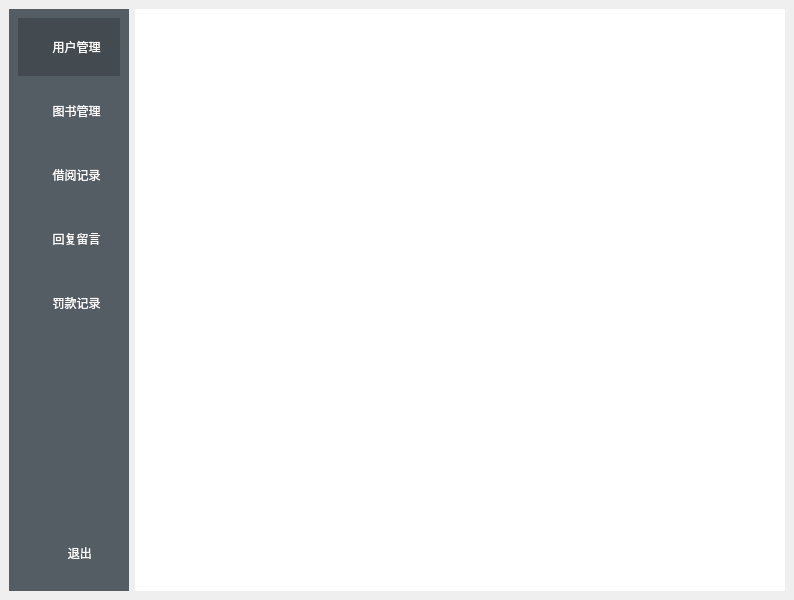
<?xml version="1.0" encoding="UTF-8"?>
<ui version="4.0">
 <class>Cell_Main</class>
 <widget class="QMainWindow" name="Cell_Main">
  <property name="geometry">
   <rect>
    <x>0</x>
    <y>0</y>
    <width>794</width>
    <height>600</height>
   </rect>
  </property>
  <property name="windowTitle">
   <string>Cell_Main</string>
  </property>
  <widget class="QWidget" name="centralwidget">
   <property name="styleSheet">
    <string notr="true">QWidget#tool {background-color:rgb(84,92,100);}
QWidget#tool QToolButton{border:none;background:rgb(84,92,100);color:white;min-height:55px;font:14px&quot;楷体&quot;;padding-left:12px;}
QWidget#tool QToolButton:checked{border:none;background:rgb(67,74,80);}
QStackedWidget#stackedWidget{background-color:white;}</string>
   </property>
   <layout class="QGridLayout" name="gridLayout_2">
    <item row="0" column="0">
     <widget class="QWidget" name="tool" native="true">
      <property name="maximumSize">
       <size>
        <width>120</width>
        <height>16777215</height>
       </size>
      </property>
      <layout class="QGridLayout" name="gridLayout">
       <item row="6" column="0">
        <widget class="QToolButton" name="toolButton_2">
         <property name="sizePolicy">
          <sizepolicy hsizetype="Expanding" vsizetype="Fixed">
           <horstretch>0</horstretch>
           <verstretch>0</verstretch>
          </sizepolicy>
         </property>
         <property name="text">
          <string>   退出</string>
         </property>
         <property name="icon">
          <iconset resource="../res/res.qrc">
           <normaloff>:/back.svg</normaloff>:/back.svg</iconset>
         </property>
         <property name="toolButtonStyle">
          <enum>Qt::ToolButtonTextBesideIcon</enum>
         </property>
        </widget>
       </item>
       <item row="4" column="0">
        <widget class="QToolButton" name="btn_fine">
         <property name="sizePolicy">
          <sizepolicy hsizetype="Expanding" vsizetype="Fixed">
           <horstretch>0</horstretch>
           <verstretch>0</verstretch>
          </sizepolicy>
         </property>
         <property name="text">
          <string> 罚款记录</string>
         </property>
         <property name="icon">
          <iconset resource="../res/res.qrc">
           <normaloff>:/tool.svg</normaloff>:/tool.svg</iconset>
         </property>
         <property name="checkable">
          <bool>true</bool>
         </property>
         <property name="toolButtonStyle">
          <enum>Qt::ToolButtonTextBesideIcon</enum>
         </property>
         <attribute name="buttonGroup">
          <string notr="true">buttonGroup</string>
         </attribute>
        </widget>
       </item>
       <item row="0" column="0">
        <widget class="QToolButton" name="btn_user">
         <property name="sizePolicy">
          <sizepolicy hsizetype="Expanding" vsizetype="Fixed">
           <horstretch>0</horstretch>
           <verstretch>0</verstretch>
          </sizepolicy>
         </property>
         <property name="text">
          <string> 用户管理</string>
         </property>
         <property name="icon">
          <iconset resource="../res/res.qrc">
           <normaloff>:/tool.svg</normaloff>:/tool.svg</iconset>
         </property>
         <property name="checkable">
          <bool>true</bool>
         </property>
         <property name="checked">
          <bool>true</bool>
         </property>
         <property name="toolButtonStyle">
          <enum>Qt::ToolButtonTextBesideIcon</enum>
         </property>
         <attribute name="buttonGroup">
          <string notr="true">buttonGroup</string>
         </attribute>
        </widget>
       </item>
       <item row="2" column="0">
        <widget class="QToolButton" name="btn_his">
         <property name="sizePolicy">
          <sizepolicy hsizetype="Expanding" vsizetype="Fixed">
           <horstretch>0</horstretch>
           <verstretch>0</verstretch>
          </sizepolicy>
         </property>
         <property name="text">
          <string> 借阅记录</string>
         </property>
         <property name="icon">
          <iconset resource="../res/res.qrc">
           <normaloff>:/tool.svg</normaloff>:/tool.svg</iconset>
         </property>
         <property name="checkable">
          <bool>true</bool>
         </property>
         <property name="toolButtonStyle">
          <enum>Qt::ToolButtonTextBesideIcon</enum>
         </property>
         <attribute name="buttonGroup">
          <string notr="true">buttonGroup</string>
         </attribute>
        </widget>
       </item>
       <item row="3" column="0">
        <widget class="QToolButton" name="btn_reply">
         <property name="sizePolicy">
          <sizepolicy hsizetype="Expanding" vsizetype="Fixed">
           <horstretch>0</horstretch>
           <verstretch>0</verstretch>
          </sizepolicy>
         </property>
         <property name="text">
          <string> 回复留言</string>
         </property>
         <property name="icon">
          <iconset resource="../res/res.qrc">
           <normaloff>:/tool.svg</normaloff>:/tool.svg</iconset>
         </property>
         <property name="checkable">
          <bool>true</bool>
         </property>
         <property name="toolButtonStyle">
          <enum>Qt::ToolButtonTextBesideIcon</enum>
         </property>
         <attribute name="buttonGroup">
          <string notr="true">buttonGroup</string>
         </attribute>
        </widget>
       </item>
       <item row="1" column="0">
        <widget class="QToolButton" name="btn_book">
         <property name="sizePolicy">
          <sizepolicy hsizetype="Expanding" vsizetype="Fixed">
           <horstretch>0</horstretch>
           <verstretch>0</verstretch>
          </sizepolicy>
         </property>
         <property name="text">
          <string> 图书管理</string>
         </property>
         <property name="icon">
          <iconset resource="../res/res.qrc">
           <normaloff>:/tool.svg</normaloff>:/tool.svg</iconset>
         </property>
         <property name="checkable">
          <bool>true</bool>
         </property>
         <property name="toolButtonStyle">
          <enum>Qt::ToolButtonTextBesideIcon</enum>
         </property>
         <attribute name="buttonGroup">
          <string notr="true">buttonGroup</string>
         </attribute>
        </widget>
       </item>
       <item row="5" column="0">
        <spacer name="verticalSpacer">
         <property name="orientation">
          <enum>Qt::Vertical</enum>
         </property>
         <property name="sizeHint" stdset="0">
          <size>
           <width>20</width>
           <height>40</height>
          </size>
         </property>
        </spacer>
       </item>
      </layout>
     </widget>
    </item>
    <item row="0" column="1">
     <widget class="QStackedWidget" name="stackedWidget"/>
    </item>
   </layout>
  </widget>
 </widget>
 <resources>
  <include location="../res/res.qrc"/>
 </resources>
 <connections/>
 <buttongroups>
  <buttongroup name="buttonGroup"/>
 </buttongroups>
</ui>
